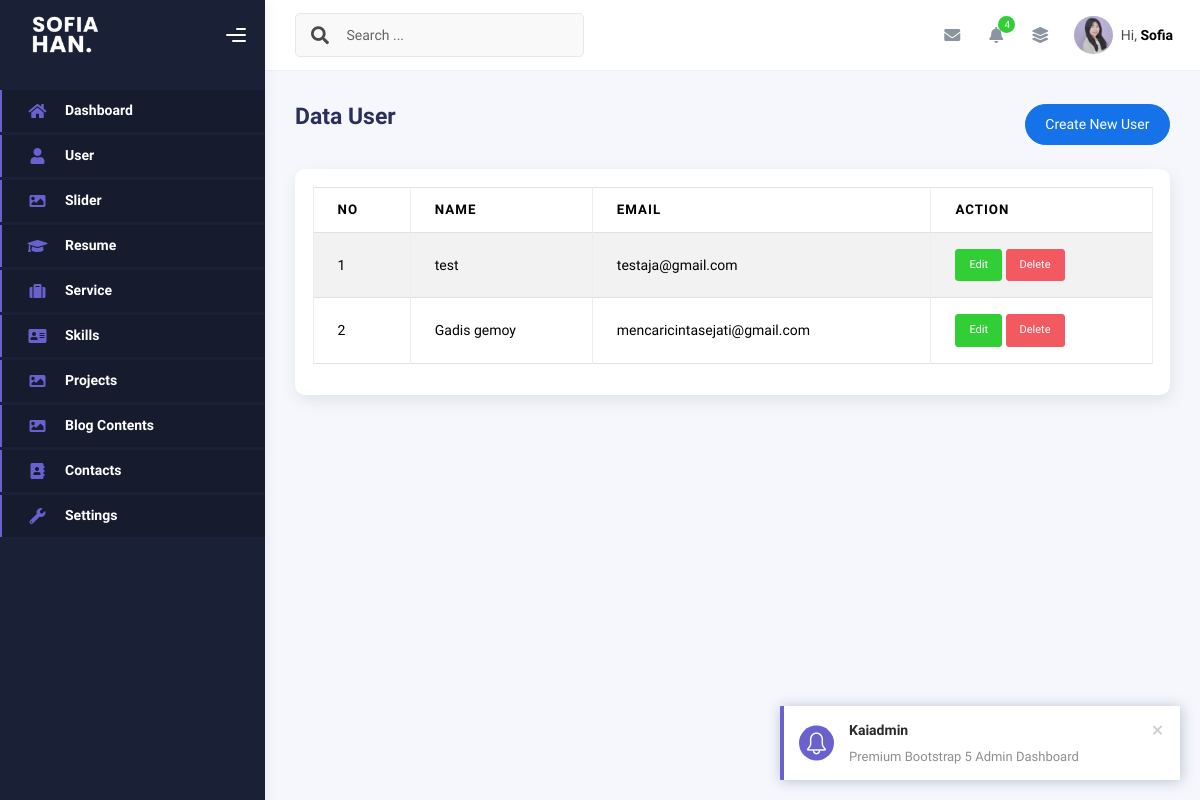
The app's page /admin/app.php?page=user, older data.
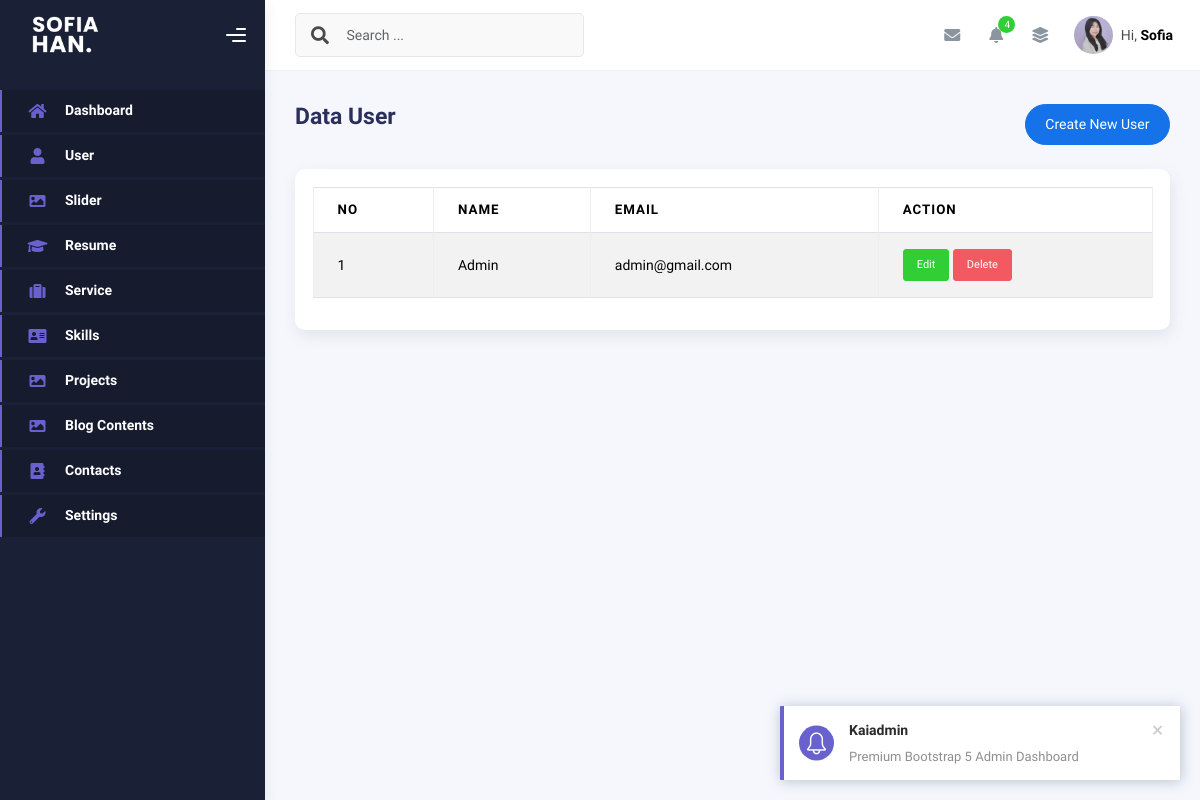
The same page, newer data.
### tables this page shows
CREATE TABLE `users` (
  `id` int(9) NOT NULL,
  `name` varchar(50) DEFAULT NULL,
  `email` varchar(50) DEFAULT NULL,
  `password` varchar(255) DEFAULT NULL
);

### admin/user.php (the view, shortened to what this page needs)
<?php
$query = mysqli_query($conn, "SELECT * FROM users ORDER BY id DESC");
$rows = mysqli_fetch_all($query, MYSQLI_ASSOC);
?>
<div class="d-flex align-items-left align-items-md-center flex-column flex-md-row pt-2 pb-4">
    <div>
        <h3 class="fw-bold mb-3">Data User</h3>
    </div>
    <div class="ms-md-auto py-2 py-md-0">
        <a href="app.php?page=create-user" class="btn btn-primary btn-round">Create New User</a>
    </div>
</div>
<div class="row">
    <div class="col-sm-6 col-md-12">
        <div class="card">
            <div class="card-body">
                <table class="table table-bordered table-striped">
                    <thead>
                        <tr>
                            <th>No</th>
                            <th>Name</th>
                            <th>Email</th>
                            <th>Action</th>
                        </tr>
                    </thead>
                    <tbody>
                        <?php foreach ($rows as $index => $row): ?>
                            <tr>
                                <td><?php echo $index += 1 ?></td>
                                <td><?php echo $row['name'] ?></td>
                                <td><?php echo $row['email'] ?></td>
                                <td>
                                    <a class="btn btn-success btn-sm"
                                        href="app.php?page=create-user&edit=<?php echo $row['id'] ?>">Edit</a>
                                    <a onclick="return confirm('Are you sure wanna delete this data?')"
                                        class=" btn btn-danger btn-sm"
                                        href="app.php?page=user&delete=<?php echo $row['id'] ?>">Delete</a>
                                </td>
                            </tr>
                        <?php endforeach ?>
                    </tbody>
                </table>
            </div>
        </div>
    </div>
</div>

Row changes from the older to the newer data that the page shows:
removed users: index "1", name "test", email "testaja@gmail.com"
removed users: index "2", name "Gadis gemoy", email "mencaricintasejati@gmail.com"
added users: index "1", name "Admin", email "admin@gmail.com"
